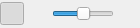
<?xml version="1.0" encoding="UTF-8"?>
<ui version="4.0">
 <author>
SPDX-FileCopyrightText: 2024 S. MANKOWSKI stephane@mankowski.fr
SPDX-FileCopyrightText: 2024 G. DE BURE support@mankowski.fr
SPDX-License-Identifier: GPL-3.0-or-later
 </author>    
 <class>skgzoomselector</class>
 <widget class="QWidget" name="skgzoomselector">
  <property name="geometry">
   <rect>
    <x>0</x>
    <y>0</y>
    <width>140</width>
    <height>28</height>
   </rect>
  </property>
  <layout class="QHBoxLayout" name="horizontalLayout">
   <property name="spacing">
    <number>2</number>
   </property>
   <property name="leftMargin">
    <number>0</number>
   </property>
   <property name="topMargin">
    <number>0</number>
   </property>
   <property name="rightMargin">
    <number>0</number>
   </property>
   <property name="bottomMargin">
    <number>0</number>
   </property>
   <item>
    <widget class="QToolButton" name="kZoomOriginal">
     <property name="focusPolicy">
      <enum>Qt::NoFocus</enum>
     </property>
     <property name="toolTip">
      <string>Fit zoom</string>
     </property>
     <property name="statusTip">
      <string>Fit zoom</string>
     </property>
     <property name="shortcut">
      <string notr="true">Ctrl+0</string>
     </property>
     <property name="checkable">
      <bool>true</bool>
     </property>
     <property name="checked">
      <bool>true</bool>
     </property>
     <property name="autoRaise">
      <bool>true</bool>
     </property>
    </widget>
   </item>
   <item>
    <widget class="QToolButton" name="kZoomOut">
     <property name="focusPolicy">
      <enum>Qt::NoFocus</enum>
     </property>
     <property name="toolTip">
      <string>Zoom out</string>
     </property>
     <property name="statusTip">
      <string>Zoom out</string>
     </property>
     <property name="shortcut">
      <string notr="true">Ctrl+-</string>
     </property>
     <property name="autoRepeat">
      <bool>true</bool>
     </property>
     <property name="autoRaise">
      <bool>true</bool>
     </property>
    </widget>
   </item>
   <item>
    <widget class="QSlider" name="kZoomSlider">
     <property name="sizePolicy">
      <sizepolicy hsizetype="Expanding" vsizetype="Fixed">
       <horstretch>0</horstretch>
       <verstretch>0</verstretch>
      </sizepolicy>
     </property>
     <property name="minimumSize">
      <size>
       <width>50</width>
       <height>0</height>
      </size>
     </property>
     <property name="maximumSize">
      <size>
       <width>200</width>
       <height>16777215</height>
      </size>
     </property>
     <property name="focusPolicy">
      <enum>Qt::NoFocus</enum>
     </property>
     <property name="toolTip">
      <string>Custom zoom</string>
     </property>
     <property name="statusTip">
      <string>Custom zoom</string>
     </property>
     <property name="minimum">
      <number>-10</number>
     </property>
     <property name="maximum">
      <number>10</number>
     </property>
     <property name="pageStep">
      <number>1</number>
     </property>
     <property name="orientation">
      <enum>Qt::Horizontal</enum>
     </property>
     <property name="tickPosition">
      <enum>QSlider::NoTicks</enum>
     </property>
    </widget>
   </item>
   <item>
    <widget class="QToolButton" name="kZoomIn">
     <property name="focusPolicy">
      <enum>Qt::NoFocus</enum>
     </property>
     <property name="toolTip">
      <string>Zoom in</string>
     </property>
     <property name="statusTip">
      <string>Zoom in</string>
     </property>
     <property name="shortcut">
      <string notr="true">Ctrl++</string>
     </property>
     <property name="autoRepeat">
      <bool>true</bool>
     </property>
     <property name="autoRaise">
      <bool>true</bool>
     </property>
    </widget>
   </item>
  </layout>
 </widget>
 <resources/>
 <connections/>
 <slots>
  <slot>initializeZoom()</slot>
  <slot>zoomIn()</slot>
  <slot>zoomOut()</slot>
  <slot>onZoomChangedDelayed()</slot>
 </slots>
</ui>
